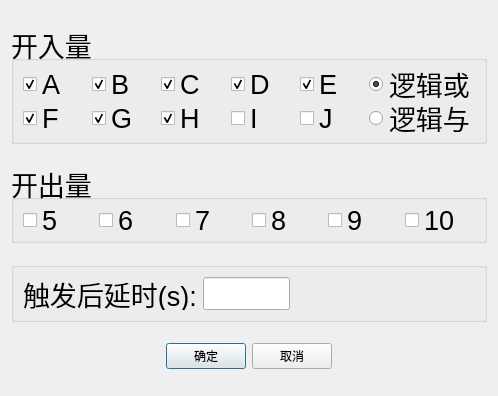
<?xml version="1.0" encoding="UTF-8"?>
<ui version="4.0">
 <class>QSttManualBinBoutDlg</class>
 <widget class="QDialog" name="QSttManualBinBoutDlg">
  <property name="geometry">
   <rect>
    <x>0</x>
    <y>0</y>
    <width>498</width>
    <height>396</height>
   </rect>
  </property>
  <property name="windowTitle">
   <string>Dialog</string>
  </property>
  <layout class="QVBoxLayout" name="verticalLayout">
   <item>
    <widget class="QSttGroupBox" name="m_boxInSetting">
     <property name="sizePolicy">
      <sizepolicy hsizetype="Expanding" vsizetype="Preferred">
       <horstretch>0</horstretch>
       <verstretch>0</verstretch>
      </sizepolicy>
     </property>
     <property name="minimumSize">
      <size>
       <width>0</width>
       <height>120</height>
      </size>
     </property>
     <property name="maximumSize">
      <size>
       <width>16777215</width>
       <height>120</height>
      </size>
     </property>
     <property name="font">
      <font>
       <pointsize>20</pointsize>
      </font>
     </property>
     <property name="title">
      <string>开入量</string>
     </property>
     <layout class="QGridLayout" name="gridLayout">
      <item row="0" column="0">
       <widget class="QSttCheckBox" name="m_cbInA">
        <property name="font">
         <font>
          <pointsize>20</pointsize>
         </font>
        </property>
        <property name="styleSheet">
         <string notr="true"/>
        </property>
        <property name="text">
         <string>A</string>
        </property>
        <property name="checked">
         <bool>true</bool>
        </property>
       </widget>
      </item>
      <item row="0" column="1">
       <widget class="QSttCheckBox" name="m_cbInB">
        <property name="font">
         <font>
          <pointsize>20</pointsize>
         </font>
        </property>
        <property name="styleSheet">
         <string notr="true"/>
        </property>
        <property name="text">
         <string>B</string>
        </property>
        <property name="checked">
         <bool>true</bool>
        </property>
       </widget>
      </item>
      <item row="0" column="2">
       <widget class="QSttCheckBox" name="m_cbInC">
        <property name="font">
         <font>
          <pointsize>20</pointsize>
         </font>
        </property>
        <property name="styleSheet">
         <string notr="true"/>
        </property>
        <property name="text">
         <string>C</string>
        </property>
        <property name="checked">
         <bool>true</bool>
        </property>
       </widget>
      </item>
      <item row="0" column="3">
       <widget class="QSttCheckBox" name="m_cbInD">
        <property name="font">
         <font>
          <pointsize>20</pointsize>
         </font>
        </property>
        <property name="styleSheet">
         <string notr="true"/>
        </property>
        <property name="text">
         <string>D</string>
        </property>
        <property name="checked">
         <bool>true</bool>
        </property>
       </widget>
      </item>
      <item row="0" column="4">
       <widget class="QSttCheckBox" name="m_cbInE">
        <property name="font">
         <font>
          <pointsize>20</pointsize>
         </font>
        </property>
        <property name="styleSheet">
         <string notr="true"/>
        </property>
        <property name="text">
         <string>E</string>
        </property>
        <property name="checked">
         <bool>true</bool>
        </property>
       </widget>
      </item>
      <item row="0" column="5">
       <widget class="QRadioButton" name="m_rdOr">
        <property name="font">
         <font>
          <pointsize>20</pointsize>
         </font>
        </property>
        <property name="text">
         <string>逻辑或</string>
        </property>
        <property name="checked">
         <bool>true</bool>
        </property>
       </widget>
      </item>
      <item row="1" column="0">
       <widget class="QSttCheckBox" name="m_cbInF">
        <property name="font">
         <font>
          <pointsize>20</pointsize>
         </font>
        </property>
        <property name="styleSheet">
         <string notr="true"/>
        </property>
        <property name="text">
         <string>F</string>
        </property>
        <property name="checked">
         <bool>true</bool>
        </property>
       </widget>
      </item>
      <item row="1" column="1">
       <widget class="QSttCheckBox" name="m_cbInG">
        <property name="font">
         <font>
          <pointsize>20</pointsize>
         </font>
        </property>
        <property name="styleSheet">
         <string notr="true"/>
        </property>
        <property name="text">
         <string>G</string>
        </property>
        <property name="checked">
         <bool>true</bool>
        </property>
       </widget>
      </item>
      <item row="1" column="2">
       <widget class="QSttCheckBox" name="m_cbInH">
        <property name="font">
         <font>
          <pointsize>20</pointsize>
         </font>
        </property>
        <property name="styleSheet">
         <string notr="true"/>
        </property>
        <property name="text">
         <string>H</string>
        </property>
        <property name="checked">
         <bool>true</bool>
        </property>
       </widget>
      </item>
      <item row="1" column="3">
       <widget class="QSttCheckBox" name="m_cbInI">
        <property name="font">
         <font>
          <pointsize>20</pointsize>
         </font>
        </property>
        <property name="styleSheet">
         <string notr="true"/>
        </property>
        <property name="text">
         <string>I</string>
        </property>
       </widget>
      </item>
      <item row="1" column="4">
       <widget class="QSttCheckBox" name="m_cbInJ">
        <property name="font">
         <font>
          <pointsize>20</pointsize>
         </font>
        </property>
        <property name="styleSheet">
         <string notr="true"/>
        </property>
        <property name="text">
         <string>J</string>
        </property>
       </widget>
      </item>
      <item row="1" column="5">
       <widget class="QRadioButton" name="m_rdAnd">
        <property name="font">
         <font>
          <pointsize>20</pointsize>
         </font>
        </property>
        <property name="text">
         <string>逻辑与</string>
        </property>
       </widget>
      </item>
     </layout>
    </widget>
   </item>
   <item>
    <widget class="QSttGroupBox" name="m_boxOutSetting">
     <property name="sizePolicy">
      <sizepolicy hsizetype="Expanding" vsizetype="Preferred">
       <horstretch>0</horstretch>
       <verstretch>0</verstretch>
      </sizepolicy>
     </property>
     <property name="minimumSize">
      <size>
       <width>0</width>
       <height>80</height>
      </size>
     </property>
     <property name="maximumSize">
      <size>
       <width>16777215</width>
       <height>80</height>
      </size>
     </property>
     <property name="font">
      <font>
       <pointsize>20</pointsize>
      </font>
     </property>
     <property name="title">
      <string>开出量</string>
     </property>
     <layout class="QHBoxLayout" name="horizontalLayout">
      <item>
       <widget class="QSttCheckBox" name="m_cbOut5">
        <property name="font">
         <font>
          <pointsize>20</pointsize>
         </font>
        </property>
        <property name="styleSheet">
         <string notr="true"/>
        </property>
        <property name="text">
         <string>5</string>
        </property>
       </widget>
      </item>
      <item>
       <widget class="QSttCheckBox" name="m_cbOut6">
        <property name="font">
         <font>
          <pointsize>20</pointsize>
         </font>
        </property>
        <property name="styleSheet">
         <string notr="true"/>
        </property>
        <property name="text">
         <string>6</string>
        </property>
       </widget>
      </item>
      <item>
       <widget class="QSttCheckBox" name="m_cbOut7">
        <property name="font">
         <font>
          <pointsize>20</pointsize>
         </font>
        </property>
        <property name="styleSheet">
         <string notr="true"/>
        </property>
        <property name="text">
         <string>7</string>
        </property>
       </widget>
      </item>
      <item>
       <widget class="QSttCheckBox" name="m_cbOut8">
        <property name="font">
         <font>
          <pointsize>20</pointsize>
         </font>
        </property>
        <property name="styleSheet">
         <string notr="true"/>
        </property>
        <property name="text">
         <string>8</string>
        </property>
       </widget>
      </item>
      <item>
       <widget class="QSttCheckBox" name="m_cbOut9">
        <property name="font">
         <font>
          <pointsize>20</pointsize>
         </font>
        </property>
        <property name="styleSheet">
         <string notr="true"/>
        </property>
        <property name="text">
         <string>9</string>
        </property>
       </widget>
      </item>
      <item>
       <widget class="QSttCheckBox" name="m_cbOut10">
        <property name="font">
         <font>
          <pointsize>20</pointsize>
         </font>
        </property>
        <property name="styleSheet">
         <string notr="true"/>
        </property>
        <property name="text">
         <string>10</string>
        </property>
       </widget>
      </item>
     </layout>
    </widget>
   </item>
   <item>
    <widget class="QGroupBox" name="m_GroupDelayed">
     <property name="minimumSize">
      <size>
       <width>0</width>
       <height>60</height>
      </size>
     </property>
     <property name="maximumSize">
      <size>
       <width>16777215</width>
       <height>60</height>
      </size>
     </property>
     <property name="title">
      <string/>
     </property>
     <layout class="QHBoxLayout" name="horizontalLayout_2">
      <item>
       <widget class="QLabel" name="m_labDelayed">
        <property name="maximumSize">
         <size>
          <width>300</width>
          <height>16777215</height>
         </size>
        </property>
        <property name="font">
         <font>
          <pointsize>20</pointsize>
         </font>
        </property>
        <property name="text">
         <string>触发后延时(s):</string>
        </property>
       </widget>
      </item>
      <item>
       <widget class="QSttLineEdit" name="m_editDelayed">
        <property name="sizePolicy">
         <sizepolicy hsizetype="Expanding" vsizetype="Fixed">
          <horstretch>0</horstretch>
          <verstretch>0</verstretch>
         </sizepolicy>
        </property>
        <property name="maximumSize">
         <size>
          <width>100</width>
          <height>16777215</height>
         </size>
        </property>
        <property name="font">
         <font>
          <pointsize>20</pointsize>
         </font>
        </property>
        <property name="text">
         <string/>
        </property>
       </widget>
      </item>
      <item>
       <spacer name="horizontalSpacer_2">
        <property name="orientation">
         <enum>Qt::Horizontal</enum>
        </property>
        <property name="sizeHint" stdset="0">
         <size>
          <width>197</width>
          <height>20</height>
         </size>
        </property>
       </spacer>
      </item>
     </layout>
    </widget>
   </item>
   <item>
    <layout class="QHBoxLayout" name="_2">
     <property name="spacing">
      <number>6</number>
     </property>
     <property name="leftMargin">
      <number>0</number>
     </property>
     <property name="topMargin">
      <number>0</number>
     </property>
     <property name="rightMargin">
      <number>0</number>
     </property>
     <property name="bottomMargin">
      <number>0</number>
     </property>
     <item>
      <spacer>
       <property name="orientation">
        <enum>Qt::Horizontal</enum>
       </property>
       <property name="sizeHint" stdset="0">
        <size>
         <width>131</width>
         <height>31</height>
        </size>
       </property>
      </spacer>
     </item>
     <item>
      <widget class="QPushButton" name="m_btnOK">
       <property name="text">
        <string>确定</string>
       </property>
      </widget>
     </item>
     <item>
      <widget class="QPushButton" name="m_btnCancel">
       <property name="text">
        <string>取消</string>
       </property>
      </widget>
     </item>
     <item>
      <spacer name="horizontalSpacer_3">
       <property name="orientation">
        <enum>Qt::Horizontal</enum>
       </property>
       <property name="sizeHint" stdset="0">
        <size>
         <width>40</width>
         <height>20</height>
        </size>
       </property>
      </spacer>
     </item>
    </layout>
   </item>
  </layout>
 </widget>
 <customwidgets>
  <customwidget>
   <class>QSttCheckBox</class>
   <extends>QCheckBox</extends>
   <header>../Controls/SttCheckBox.h</header>
  </customwidget>
  <customwidget>
   <class>QSttGroupBox</class>
   <extends>QGroupBox</extends>
   <header>../Controls/SttGroupBox.h</header>
   <container>1</container>
  </customwidget>
  <customwidget>
   <class>QSttLineEdit</class>
   <extends>QLineEdit</extends>
   <header>../Controls/SttLineEdit.h</header>
  </customwidget>
 </customwidgets>
 <resources/>
 <connections/>
</ui>
